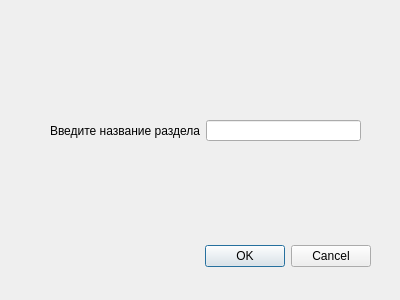
<?xml version="1.0" encoding="UTF-8"?>
<ui version="4.0">
 <class>Dialog</class>
 <widget class="QDialog" name="Dialog">
  <property name="geometry">
   <rect>
    <x>0</x>
    <y>0</y>
    <width>400</width>
    <height>300</height>
   </rect>
  </property>
  <property name="minimumSize">
   <size>
    <width>400</width>
    <height>300</height>
   </size>
  </property>
  <property name="maximumSize">
   <size>
    <width>400</width>
    <height>300</height>
   </size>
  </property>
  <property name="windowTitle">
   <string>Password Saver -Создание раздела</string>
  </property>
  <widget class="QDialogButtonBox" name="buttonBox">
   <property name="geometry">
    <rect>
     <x>30</x>
     <y>240</y>
     <width>341</width>
     <height>32</height>
    </rect>
   </property>
   <property name="orientation">
    <enum>Qt::Horizontal</enum>
   </property>
   <property name="standardButtons">
    <set>QDialogButtonBox::Cancel|QDialogButtonBox::Ok</set>
   </property>
  </widget>
  <widget class="QWidget" name="formLayoutWidget">
   <property name="geometry">
    <rect>
     <x>50</x>
     <y>120</y>
     <width>311</width>
     <height>21</height>
    </rect>
   </property>
   <layout class="QFormLayout" name="formLayout">
    <item row="0" column="0">
     <widget class="QLabel" name="label">
      <property name="text">
       <string>Введите название раздела</string>
      </property>
     </widget>
    </item>
    <item row="0" column="1">
     <widget class="QLineEdit" name="lineEdit"/>
    </item>
   </layout>
  </widget>
 </widget>
 <resources/>
 <connections>
  <connection>
   <sender>buttonBox</sender>
   <signal>accepted()</signal>
   <receiver>Dialog</receiver>
   <slot>accept()</slot>
   <hints>
    <hint type="sourcelabel">
     <x>248</x>
     <y>254</y>
    </hint>
    <hint type="destinationlabel">
     <x>157</x>
     <y>274</y>
    </hint>
   </hints>
  </connection>
  <connection>
   <sender>buttonBox</sender>
   <signal>rejected()</signal>
   <receiver>Dialog</receiver>
   <slot>reject()</slot>
   <hints>
    <hint type="sourcelabel">
     <x>316</x>
     <y>260</y>
    </hint>
    <hint type="destinationlabel">
     <x>286</x>
     <y>274</y>
    </hint>
   </hints>
  </connection>
 </connections>
</ui>
